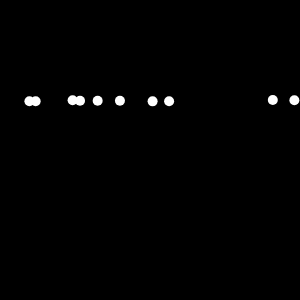
Frame 1 (no input)
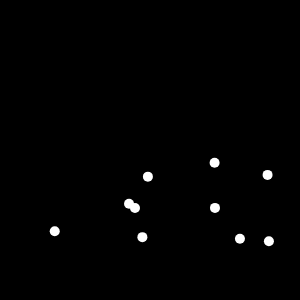
Frame 60 (no input)
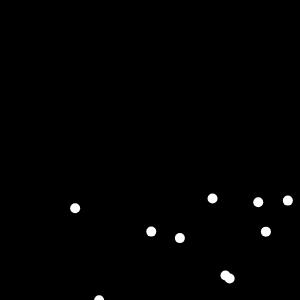
Frame 120 (the mouse pressed at the canvas centre since frame 60)

The p5.js sketch that drew these frames (run headless with seeded random() and noise() and a simulated clock; from frame 60 on, the mouse is pressed at the canvas centre):

// p5.js sketch
// ── sketch.js
var h, w;
var zoff = 0;
var scal;

var p1 = [];
function setup(){
   w = 300;
   h = 300;
   createCanvas(300, 300);
   scal = 4;
   noStroke();
   for( var n = 0; n < 10; n++){
     let x = Math.random()*300;
     console.log(x);
     let p = new Particle(x, 100);
     p.v.set(Math.random()*2,Math.random()*1.5);
     p1.push(p);
   }
}

function draw(){
   background(0);
   for(p of p1){
     p.bound();
     p.applyForce(createVector(0, 1));
     if( frameCount % 60 == 0){
       p.applyForce(createVector(0.5, -22.5));
     }
     p.update();
     p.show();
   }
}

// ── particle.js
var Particle = class{
  constructor(x, y){
    this.p = createVector(x,y);
    this.v = createVector(0,0);
    this.a = createVector(0,0);
    this.m = 1;
  }
}
Particle.prototype.show = function(){
  ellipse(this.p.x, this.p.y, 10, 10);
}
Particle.prototype.update = function(){
    this.p.add(this.v);
    this.v.add(this.a);
    this.a.set(0,0);
}
Particle.prototype.bound = function(){
  if(this.p.x < 0 || this.p.x > w){
    if(this.p.x < 0) this.p.x = 0;
    else this.p.x = w;
    this.v.x *=-1;
  }
  if(this.p.y < 0 || this.p.y > h){
    if(this.p.y < 0) this.p.y = 0;
    else this.p.y = h;
    this.v.y *= -0.97;
  }
}
Particle.prototype.applyForce = function(f){
  this.a.add(f.div(this.m*30));
}
